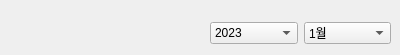
         <widget class="QWidget" name="tab_18">
          <attribute name="title">
           <string>월 선택</string>
          </attribute>
          <widget class="QWidget" name="layoutWidget_17">
           <property name="geometry">
            <rect>
             <x>210</x>
             <y>20</y>
             <width>181</width>
             <height>26</height>
            </rect>
           </property>
           <layout class="QHBoxLayout" name="horizontalLayout_7">
            <item>
             <widget class="QComboBox" name="comboBox_13">
              <item>
               <property name="text">
                <string>2023</string>
               </property>
              </item>
             </widget>
            </item>
            <item>
             <widget class="QComboBox" name="comboBox_14">
              <property name="cursor">
               <cursorShape>PointingHandCursor</cursorShape>
              </property>
              <item>
               <property name="text">
                <string>1월</string>
               </property>
              </item>
              <item>
               <property name="text">
                <string>2월</string>
               </property>
              </item>
              <item>
               <property name="text">
                <string>3월</string>
               </property>
              </item>
              <item>
               <property name="text">
                <string>4월</string>
               </property>
              </item>
              <item>
               <property name="text">
                <string>5월</string>
               </property>
              </item>
              <item>
               <property name="text">
                <string>6월</string>
               </property>
              </item>
              <item>
               <property name="text">
                <string>7월</string>
               </property>
              </item>
              <item>
               <property name="text">
                <string>8월</string>
               </property>
              </item>
              <item>
               <property name="text">
                <string>9월</string>
               </property>
              </item>
              <item>
               <property name="text">
                <string>10월</string>
               </property>
              </item>
              <item>
               <property name="text">
                <string>11월</string>
               </property>
              </item>
              <item>
               <property name="text">
                <string>12월</string>
               </property>
              </item>
             </widget>
            </item>
           </layout>
          </widget>
         </widget>
